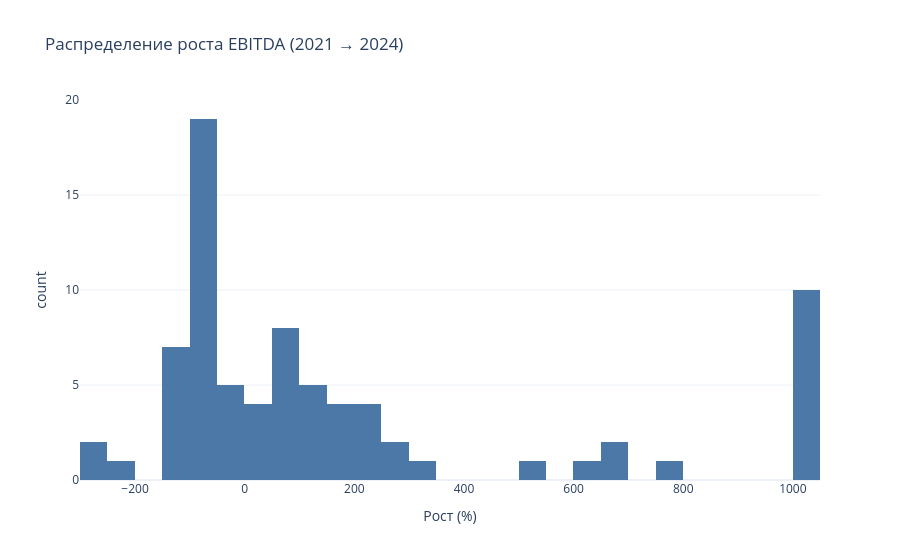
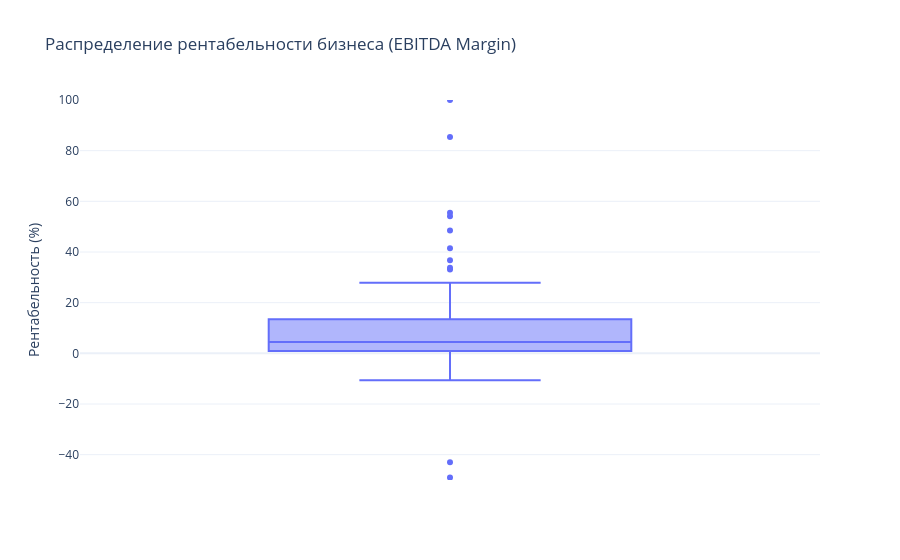

The notebook cell saved with these charts, in order:
### Code cell
# Графики

merged_df['Growth_Clipped'] = np.clip(merged_df['Growth_Percent'], -300, 1000)

fig_hist = px.histogram(
    merged_df, 
    x='Growth_Clipped', 
    nbins=40,
    title=f'Распределение роста EBITDA ({YEAR_PAST} → {YEAR_CURRENT})',
    labels={'Growth_Clipped': 'Рост (%)', 'count': 'Кол-во компаний'},
    template='plotly_white',
    color_discrete_sequence=['#4C78A8']
)
fig_hist.show()

fig_box = px.box(
    merged_df, 
    y='EBITDA_Margin_%', 
    title='Распределение рентабельности бизнеса (EBITDA Margin)',
    template='plotly_white',
    labels={'EBITDA_Margin_%': 'Рентабельность (%)'}
)
fig_box.update_yaxes(range=[-50, 100])
fig_box.show()

### Figure 1 — Plotly figure (JSON) as saved in the notebook; plotly's stock layout.template omitted (floating-point values rounded to 4 significant figures)
{"data": [{"bingroup": "x", "hovertemplate": "Рост (%)=%{x}<br>count=%{y}<extra></extra>", "legendgroup": "", "marker": {"color": "#4C78A8", "pattern": {"shape": ""}}, "name": "", "nbinsx": 40, "orientation": "v", "showlegend": false, "type": "histogram", "x": [92, 81, -101, 157, 1000, -56, -102, -65, -79, 210, -99, 524, 1000, -300, 295, 78, 45, 660, 97, 152, 242, -117, 19, 102, -84, 1000, 692, 1000, -91, 1000, 175, 121, -94, -99, -116, -83, 279, 1000, 311, 90, -8, -103, -18, 1000, 115, 209, -93, -31, -97, -110, 115, 48, 79, -48, -99, 71, -40, -98, 1000, 1000, -98, -92, 1000, 132, -88, 55, 612, 783, -99, -208, 242, 22, 164, -57, -300, -110, -96], "xaxis": "x", "yaxis": "y"}], "layout": {"barmode": "relative", "legend": {"tracegroupgap": 0}, "title": {"text": "Распределение роста EBITDA (2021 → 2024)"}, "xaxis": {"anchor": "y", "domain": [0, 1], "title": {"text": "Рост (%)"}}, "yaxis": {"anchor": "x", "domain": [0, 1], "title": {"text": "count"}}}}

### Figure 2 — Plotly figure (JSON) as saved in the notebook; plotly's stock layout.template omitted (floating-point values rounded to 4 significant figures)
{"data": [{"alignmentgroup": "True", "hovertemplate": "Рентабельность (%)=%{y}<extra></extra>", "legendgroup": "", "marker": {"color": "#636efa"}, "name": "", "notched": false, "offsetgroup": "", "orientation": "v", "showlegend": false, "type": "box", "x0": " ", "xaxis": "x", "y": [-49.06, 13.05, -1.66, 1.23, 13.96, 10.88, -56.74, 14.91, 15.01, 48.45, 0.64, 10.6, 5.26, -196.7, 1.14, 13.32, 33.74, 33.11, -1.15, 4.36, 6.96, -118.5, 4.45, 2.42, 18.1, 36.76, 3.28, 55.5, 3.59, 18.22, 41.47, 100.0, 15.12, 1.07, -10.59, 3.03, 4.67, 3.03, 1.65, 85.37, 10.6, -0.61, 20.59, 6.47, 19.2, 12.0, 0.78, 11.8, 1.2, -3.8, 2.01, 9.08, 7.53, 1.87, 0.23, 2.34, 2.91, 3.19, 109.3, 27.84, 0.11, 8.13, 54.07, 5.44, 0.94, 6.47, 0.81, 2.69, 0.03, -56.1, 8.9, 8.41, 0.58, 8.43, -62.85, -43.03, 1.51], "y0": " ", "yaxis": "y"}], "layout": {"boxmode": "group", "legend": {"tracegroupgap": 0}, "title": {"text": "Распределение рентабельности бизнеса (EBITDA Margin)"}, "xaxis": {"anchor": "y", "domain": [0, 1]}, "yaxis": {"anchor": "x", "domain": [0, 1], "range": [-50, 100], "title": {"text": "Рентабельность (%)"}}}}
